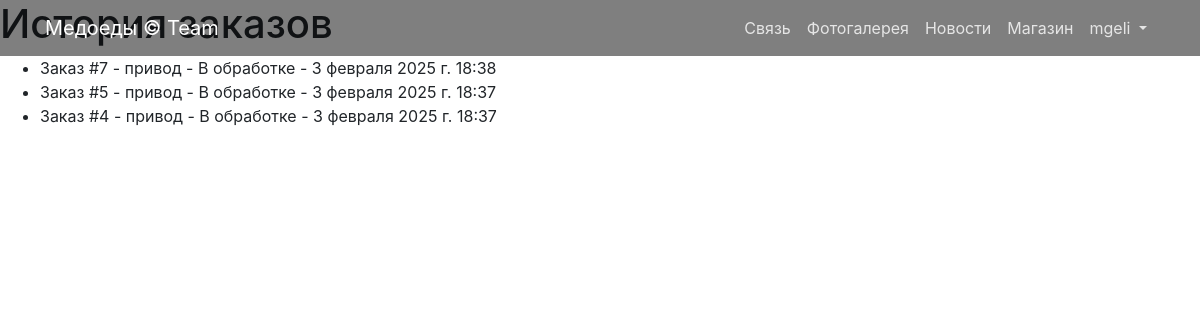
The app's page /store/order_history/ (signed in) with its own data.
### users/models.py (models this page shows)
class User(AbstractUser):
    image = models.ImageField(upload_to='users_images', null=True, blank=True)

### store/models.py (models this page shows, shortened)
class DeliveryRequest(models.Model):
    STATUS_CHOICES = [
        ('В обработке', 'В обработке'),
        ('В пути', 'В пути'),
        ('Доставлено', 'Доставлено'),
    ]
    user = models.ForeignKey(User, on_delete=models.CASCADE)
    product = models.ForeignKey('Product', on_delete=models.CASCADE)
    quantity = models.PositiveIntegerField()
    address = models.TextField()
    created_at = models.DateTimeField(auto_now_add=True)
    status = models.CharField(max_length=100, choices=STATUS_CHOICES, default='В обработке')

class Product(models.Model):
    name = models.CharField(max_length=120)
    description = models.TextField()
    price = models.DecimalField(max_digits=10, decimal_places=2)
    quantity = models.PositiveIntegerField(default=0)
    image = models.ImageField(upload_to='products_images', blank=True)  # Основное изображение
    category = models.ForeignKey(to=ProductCategory, on_delete=models.PROTECT)

### store/views.py (the view)
# urls.py: path('order_history/', order_history, name='order_history'),
@login_required
def order_history(request):
    orders = DeliveryRequest.objects.filter(user=request.user).order_by('-created_at')
    context = {
        'orders': orders,
        'title': 'История заказов',
    }
    return render(request, 'store/order_history.html', context)

### store/templates/store/order_history.html
{% extends 'store/base.html' %}
{% block content %}
<h1>История заказов</h1>
{% if orders %}
    <ul>
        {% for order in orders %}
            <li>
                Заказ #{{ order.id }} - {{ order.product.name }} - {{ order.status }} - {{ order.created_at }}
            </li>
        {% endfor %}
    </ul>
{% else %}
    <p>У вас нет заказов.</p>
{% endif %}
{% endblock %}

### store/templates/store/base.html (shortened to what this page needs)
{% load static %}
<!DOCTYPE html>
<html lang="en">
<head>
    <link href="{% static 'bootstrap/css/bootstrap.min.css' %}" rel="stylesheet">
</head>
<body>
<nav class="navbar navbar-expand-lg navbar-dark bg-dark fixed-top">
    <div class="container d-flex align-items-center">
        <a class="navbar-brand" href="{% url 'index' %}">Медоеды &copy; Team</a>
        <div class="collapse navbar-collapse" id="navbarResponsive">
            <ul class="navbar-nav ml-auto d-flex align-items-center">
                <li class="nav-item">
                    <a class="nav-link" href="{% url 'contact' %}">Связь </a>
                </li>
                <li class="nav-item">
                    <a class="nav-link" href="{% url 'gallery' %}">Фотогалерея </a>
                </li>
                <li class="nav-item">
                    <a class="nav-link" href="{% url 'news:events' %}">Новости </a>
                </li>
                <li class="nav-item">
                    <a class="nav-link" href="{% url 'store:index' %}">Магазин </a>
                </li>
                {% if user.is_authenticated %}
                    <li class="nav-item dropdown">
                        <a class="nav-link dropdown-toggle" href="#" id="navbarDropdown" role="button"
                           data-bs-toggle="dropdown" aria-expanded="false">{{user.username}}
                        </a>
                    </li>
                {% else %}
                    <li class="nav-item">
                        <a class="nav-link" href="{% url 'users:login' %}">Войти <i class="fas fa-sign-in-alt"></i></a>
                    </li>
                {% endif %}
            </ul>
        </div>
    </div>
</nav>
{% block content %} {% endblock %}
</body>
</html>

### store/templates/store/base.html (style rules this page uses)
.navbar { background-color: rgba(0, 0, 0, 0.5) !important; }
.navbar-dark .navbar-nav .nav-link { color: rgba(255, 255, 255, 0.8); }

### records on screen
User: username "mgeli"
DeliveryRequest: id "7", product.name "привод", status "В обработке", created_at "3 февраля 2025 г. 18:38"
DeliveryRequest: id "5", product.name "привод", status "В обработке", created_at "3 февраля 2025 г. 18:37"
DeliveryRequest: id "4", product.name "привод", status "В обработке", created_at "3 февраля 2025 г. 18:37"
